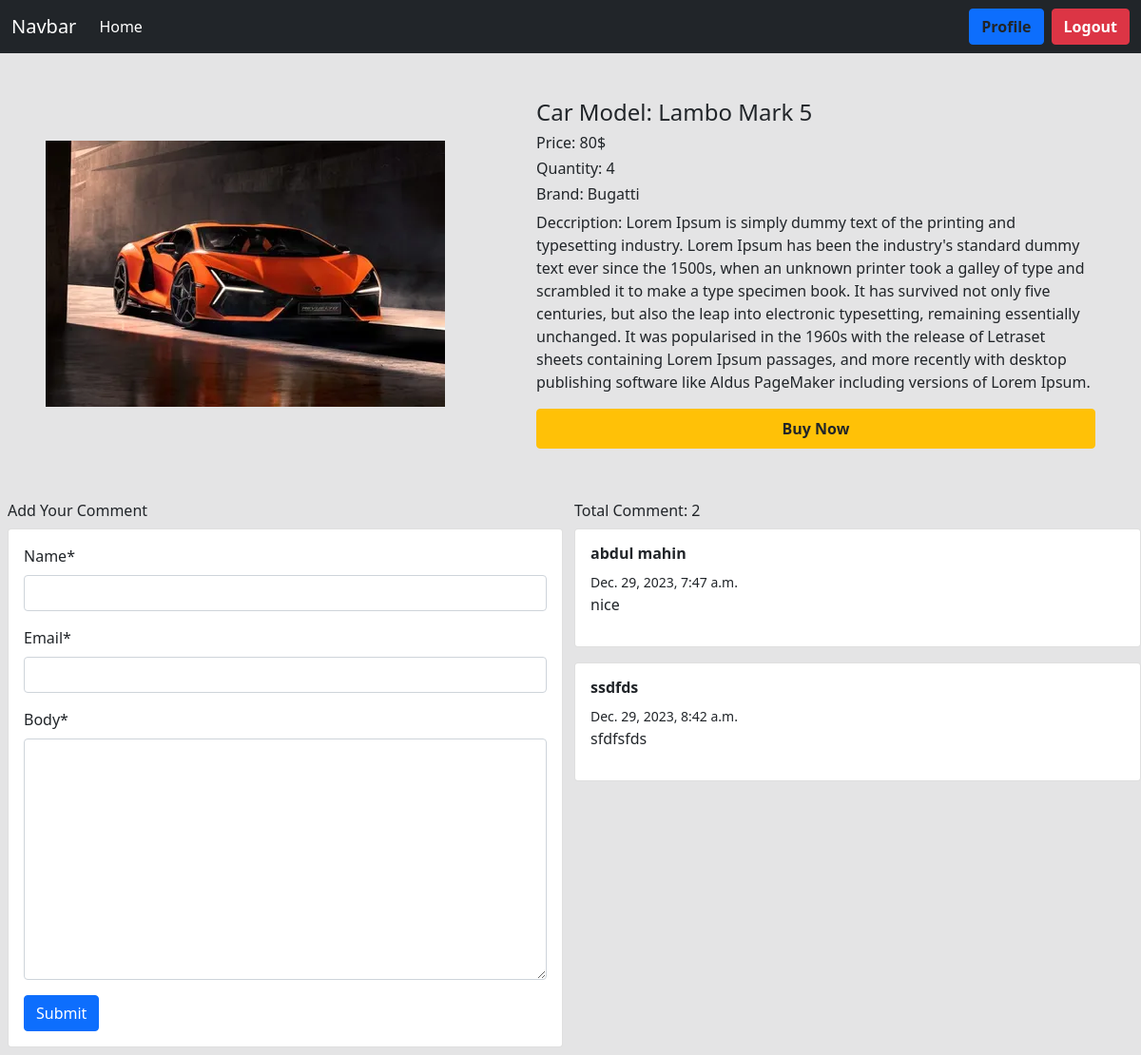
The app's page /deatils/1/ (signed in) with its own data.
### cars/models.py (models this page shows, shortened)
class Car(models.Model):
    image = models.ImageField(upload_to ='cars/media/uploads/',blank=True, null=True)
    name = models.CharField(max_length=300)
    price = models.CharField(max_length=100,blank=True, null=True)
    quantity = models.IntegerField()
    descriptions = models.TextField()
    brand = models.ForeignKey(brands, on_delete = models.CASCADE)

class Comment(models.Model):
    post = models.ForeignKey(Car,on_delete=models.CASCADE,related_name='comments')
    name = models.CharField(max_length=50)
    email = models.EmailField()
    body = models.TextField()
    created_on = models.DateTimeField(auto_now_add = True)

### brand/models.py (models this page shows, shortened)
class brands(models.Model):
    name = models.CharField(max_length=98)
    slug = models.SlugField(max_length=100,unique=True,null=True, blank=True)

### cars/views.py (the view, shortened to what this page needs)
# urls.py: path('deatils/<int:id>/',views.DetailsCarView.as_view(),name='deatils'),
class DetailsCarView(DetailView):
    model = models.Car
    template_name = 'details.html'
    pk_url_kwarg = 'id'
    def get_context_data(self, **kwargs):
        context = super().get_context_data(**kwargs)
        post = self.object
        comments = post.comments.all()
        comment_form = forms.CommentForm()
        context['comments'] = comments
        context['comment_form'] = comment_form
        return context

### cars/forms.py
class CommentForm(forms.ModelForm):
    class Meta:
        model = Comment
        fields = ['name','email','body']

### cars/templates/details.html (shortened to what this page needs)
{% extends "base.html" %}
{%load crispy_forms_tags %}
{% block content %}
       <div class="d-flex justify-content-center align-items-center">
        <div class="m-5">
            <img src="{{car.image.url}}" alt=""  alt="...">
        </div>
        <div class="m-5">
            <h4>Car Model: {{car.name}}</h4>
            <h6>Price: {{car.price}}$</h6>
            {% if user.is_authenticated %}
            <h6>Quantity: {{car.quantity}}</h6>
            {% endif %}
            <h6>Brand: {{car.brand.name}}</h6>
            <p>Deccription: {{car.descriptions}}</p>
            {% if user.is_authenticated %}
            <a class="nav-link btn btn-warning text-dark" href="{% url "buy_now" car.id %}"><strong>Buy Now</strong></a>
            {% endif %}
        </div>
       </div>
       <div class="d-flex">
        <div class="p-2 " style="width: 50%;">
            <h6> Add Your Comment</h6>
            <div class="card">
                <div class="card-body">
                    <form style= "" method = 'post' enctype="multipart/form-data">
                    {{comment_form|crispy}}
                    <button class='btn btn-primary'> Submit</button>
                  </form>
                </div>
              </div>
        </div>
        <div class="pt-2 ps-1" style="width: 50%;">
            <h6> Total Comment: {{comments|length}}</h6>
            {% for com in comments %}
            <div class="card mb-3">
                <div class="card-body">
                    <h6><strong>{{com.name}}</strong></h6>
                    <small> {{com.created_on}} </small>
                    <p>{{com.body}}</p>
                </div>
            </div>
            {% endfor %}
        </div>
      </div>
{% endblock %}

### records on screen
Car: image (picture), name "Lambo Mark 5", price "80", quantity "4", brand.name "Bugatti", descriptions "Lorem Ipsum is simply dummy text of the printing and typesetting industry. Lorem Ipsum has been the industry's standard dummy text ever since the 1500s, when an unknown printer took a galley of type and scrambled it to make a type specimen book. It has survived not only five centuries, but also the leap into electronic typesetting, remaining essentially unchanged. It was popularised in the 1960s with the release of Letraset sheets containing Lorem Ipsum passages, and more recently with desktop publishing software like Aldus PageMaker including versions of Lorem Ipsum."
Comment: name "abdul mahin", created_on "Dec. 29, 2023, 7:47 a.m.", body "nice"
Comment: name "ssdfds", created_on "Dec. 29, 2023, 8:42 a.m.", body "sfdfsfds"

### other values on screen
{{ comments|length }} "2"
